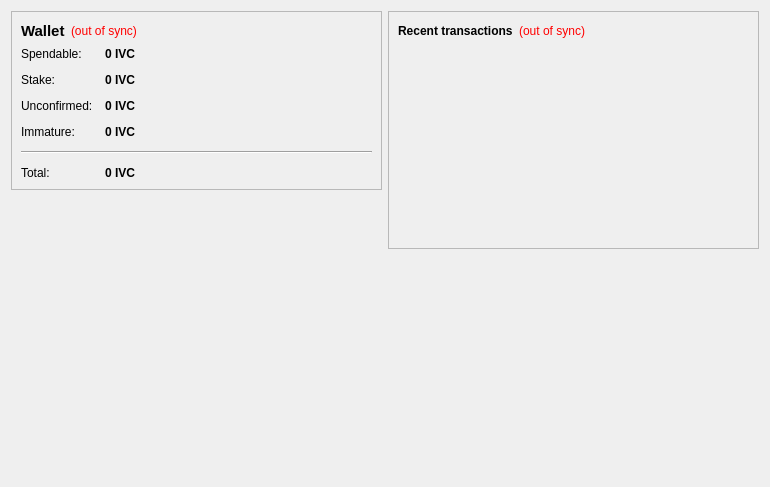
<?xml version="1.0" encoding="UTF-8"?>
<ui version="4.0">
 <class>OverviewPage</class>
 <widget class="QWidget" name="OverviewPage">
  <property name="geometry">
   <rect>
    <x>0</x>
    <y>0</y>
    <width>770</width>
    <height>487</height>
   </rect>
  </property>
  <property name="windowTitle">
   <string>Form</string>
  </property>
  <layout class="QHBoxLayout" name="horizontalLayout" stretch="1,1">
   <item>
    <layout class="QVBoxLayout" name="verticalLayout_2">
     <item>
      <widget class="QFrame" name="frame">
       <property name="frameShape">
        <enum>QFrame::StyledPanel</enum>
       </property>
       <property name="frameShadow">
        <enum>QFrame::Raised</enum>
       </property>
       <layout class="QVBoxLayout" name="verticalLayout_4">
        <item>
         <layout class="QHBoxLayout" name="horizontalLayout_4">
          <item>
           <widget class="QLabel" name="label_5">
            <property name="font">
             <font>
              <pointsize>11</pointsize>
              <weight>75</weight>
              <bold>true</bold>
             </font>
            </property>
            <property name="text">
             <string>Wallet</string>
            </property>
           </widget>
          </item>
          <item>
           <widget class="QLabel" name="labelWalletStatus">
            <property name="toolTip">
             <string>The displayed information may be out of date. Your wallet automatically synchronizes with the IvoryCoin network after a connection is established, but this process has not completed yet.</string>
            </property>
            <property name="styleSheet">
             <string notr="true">QLabel { color: red; }</string>
            </property>
            <property name="text">
             <string notr="true">(out of sync)</string>
            </property>
            <property name="alignment">
             <set>Qt::AlignLeading|Qt::AlignLeft|Qt::AlignVCenter</set>
            </property>
           </widget>
          </item>
          <item>
           <spacer name="horizontalSpacer_2">
            <property name="orientation">
             <enum>Qt::Horizontal</enum>
            </property>
            <property name="sizeHint" stdset="0">
             <size>
              <width>40</width>
              <height>20</height>
             </size>
            </property>
           </spacer>
          </item>
         </layout>
        </item>
        <item>
         <layout class="QFormLayout" name="formLayout_2">
          <property name="fieldGrowthPolicy">
           <enum>QFormLayout::AllNonFixedFieldsGrow</enum>
          </property>
          <property name="horizontalSpacing">
           <number>12</number>
          </property>
          <property name="verticalSpacing">
           <number>12</number>
          </property>
          <item row="0" column="0">
           <widget class="QLabel" name="label">
            <property name="text">
             <string>Spendable:</string>
            </property>
           </widget>
          </item>
          <item row="0" column="1">
           <widget class="QLabel" name="labelBalance">
            <property name="font">
             <font>
              <weight>75</weight>
              <bold>true</bold>
             </font>
            </property>
            <property name="cursor">
             <cursorShape>IBeamCursor</cursorShape>
            </property>
            <property name="toolTip">
             <string>Your current spendable balance</string>
            </property>
            <property name="text">
             <string notr="true">0 IVC</string>
            </property>
            <property name="textInteractionFlags">
             <set>Qt::LinksAccessibleByMouse|Qt::TextSelectableByKeyboard|Qt::TextSelectableByMouse</set>
            </property>
           </widget>
          </item>
          <item row="1" column="0">
           <widget class="QLabel" name="label_6">
            <property name="text">
             <string>Stake:</string>
            </property>
           </widget>
          </item>
          <item row="1" column="1">
           <widget class="QLabel" name="labelStake">
            <property name="font">
             <font>
              <weight>75</weight>
              <bold>true</bold>
             </font>
            </property>
            <property name="cursor">
             <cursorShape>IBeamCursor</cursorShape>
            </property>
            <property name="toolTip">
             <string>Total of coins that was staked, and do not yet count toward the current balance</string>
            </property>
            <property name="text">
             <string notr="true">0 IVC</string>
            </property>
            <property name="textInteractionFlags">
             <set>Qt::LinksAccessibleByMouse|Qt::TextSelectableByKeyboard|Qt::TextSelectableByMouse</set>
            </property>
           </widget>
          </item>
          <item row="2" column="0">
           <widget class="QLabel" name="label_3">
            <property name="text">
             <string>Unconfirmed:</string>
            </property>
           </widget>
          </item>
          <item row="2" column="1">
           <widget class="QLabel" name="labelUnconfirmed">
            <property name="font">
             <font>
              <weight>75</weight>
              <bold>true</bold>
             </font>
            </property>
            <property name="cursor">
             <cursorShape>IBeamCursor</cursorShape>
            </property>
            <property name="toolTip">
             <string>Total of transactions that have yet to be confirmed, and do not yet count toward the current balance</string>
            </property>
            <property name="text">
             <string notr="true">0 IVC</string>
            </property>
            <property name="textInteractionFlags">
             <set>Qt::LinksAccessibleByMouse|Qt::TextSelectableByKeyboard|Qt::TextSelectableByMouse</set>
            </property>
           </widget>
          </item>
          <item row="3" column="0">
           <widget class="QLabel" name="labelImmatureText">
            <property name="text">
             <string>Immature:</string>
            </property>
           </widget>
          </item>
          <item row="3" column="1">
           <widget class="QLabel" name="labelImmature">
            <property name="font">
             <font>
              <weight>75</weight>
              <bold>true</bold>
             </font>
            </property>
            <property name="toolTip">
             <string>Mined balance that has not yet matured</string>
            </property>
            <property name="text">
             <string notr="true">0 IVC</string>
            </property>
            <property name="textInteractionFlags">
             <set>Qt::LinksAccessibleByMouse|Qt::TextSelectableByKeyboard|Qt::TextSelectableByMouse</set>
            </property>
           </widget>
          </item>
          <item row="4" column="0" colspan="2">
           <widget class="Line" name="line">
            <property name="orientation">
             <enum>Qt::Horizontal</enum>
            </property>
           </widget>
          </item>
          <item row="5" column="0">
           <widget class="QLabel" name="labelTotalText">
            <property name="text">
             <string>Total:</string>
            </property>
           </widget>
          </item>
          <item row="5" column="1">
           <widget class="QLabel" name="labelTotal">
            <property name="font">
             <font>
              <weight>75</weight>
              <bold>true</bold>
             </font>
            </property>
            <property name="cursor">
             <cursorShape>IBeamCursor</cursorShape>
            </property>
            <property name="toolTip">
             <string>Your current total balance</string>
            </property>
            <property name="text">
             <string notr="true">0 IVC</string>
            </property>
            <property name="textInteractionFlags">
             <set>Qt::LinksAccessibleByMouse|Qt::TextSelectableByKeyboard|Qt::TextSelectableByMouse</set>
            </property>
           </widget>
          </item>
         </layout>
        </item>
       </layout>
      </widget>
     </item>
     <item>
      <spacer name="verticalSpacer">
       <property name="orientation">
        <enum>Qt::Vertical</enum>
       </property>
       <property name="sizeHint" stdset="0">
        <size>
         <width>20</width>
         <height>40</height>
        </size>
       </property>
      </spacer>
     </item>
     <item>
      <widget class="QLabel" name="label_2">
       <property name="autoFillBackground">
        <bool>true</bool>
       </property>
       <property name="text">
        <string/>
       </property>
       <property name="pixmap">
        <pixmap resource="../bitcoin.qrc">:/icons/drmbg</pixmap>
       </property>
       <property name="scaledContents">
        <bool>false</bool>
       </property>
       <property name="margin">
        <number>0</number>
       </property>
      </widget>
     </item>
    </layout>
   </item>
   <item>
    <layout class="QVBoxLayout" name="verticalLayout_3">
     <item>
      <widget class="QFrame" name="frame_2">
       <property name="frameShape">
        <enum>QFrame::StyledPanel</enum>
       </property>
       <property name="frameShadow">
        <enum>QFrame::Raised</enum>
       </property>
       <layout class="QVBoxLayout" name="verticalLayout">
        <item>
         <layout class="QHBoxLayout" name="horizontalLayout_2">
          <item>
           <widget class="QLabel" name="label_4">
            <property name="text">
             <string>&lt;b&gt;Recent transactions&lt;/b&gt;</string>
            </property>
           </widget>
          </item>
          <item>
           <widget class="QLabel" name="labelTransactionsStatus">
            <property name="toolTip">
             <string>The displayed information may be out of date. Your wallet automatically synchronizes with the IvoryCoin network after a connection is established, but this process has not completed yet.</string>
            </property>
            <property name="styleSheet">
             <string notr="true">QLabel { color: red; }</string>
            </property>
            <property name="text">
             <string notr="true">(out of sync)</string>
            </property>
            <property name="alignment">
             <set>Qt::AlignRight|Qt::AlignTrailing|Qt::AlignVCenter</set>
            </property>
           </widget>
          </item>
          <item>
           <spacer name="horizontalSpacer">
            <property name="orientation">
             <enum>Qt::Horizontal</enum>
            </property>
            <property name="sizeHint" stdset="0">
             <size>
              <width>40</width>
              <height>20</height>
             </size>
            </property>
           </spacer>
          </item>
         </layout>
        </item>
        <item>
         <widget class="QListView" name="listTransactions">
          <property name="styleSheet">
           <string notr="true">QListView { background: transparent; }</string>
          </property>
          <property name="frameShape">
           <enum>QFrame::NoFrame</enum>
          </property>
          <property name="verticalScrollBarPolicy">
           <enum>Qt::ScrollBarAlwaysOff</enum>
          </property>
          <property name="horizontalScrollBarPolicy">
           <enum>Qt::ScrollBarAlwaysOff</enum>
          </property>
          <property name="selectionMode">
           <enum>QAbstractItemView::NoSelection</enum>
          </property>
         </widget>
        </item>
       </layout>
      </widget>
     </item>
     <item>
      <spacer name="verticalSpacer_2">
       <property name="orientation">
        <enum>Qt::Vertical</enum>
       </property>
       <property name="sizeHint" stdset="0">
        <size>
         <width>20</width>
         <height>40</height>
        </size>
       </property>
      </spacer>
     </item>
    </layout>
   </item>
  </layout>
 </widget>
 <resources/>
 <connections/>
</ui>
